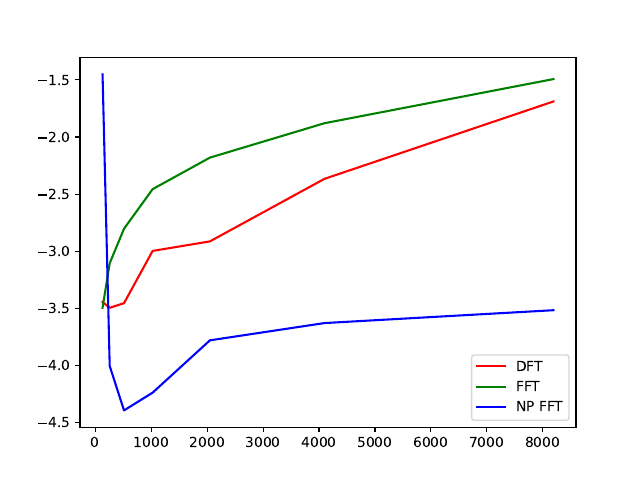

Write Python code to recreate this figure.
import numpy as np
import matplotlib.pyplot as plt
import math
import time
nl=[128*2**i for i in range(0,7)]
print(nl)


matrix = [np.array([[math.e**(-2j*math.pi*m*k/n) for k in range(n)] for m in range(n)]) for n in nl]
t=[np.linspace(0,1,n) for n in nl]

def dft(index):
    return matrix[index] @ t[index]


def fft(t):
    n=len(t)
    if n<=1:
        return t
    wn = math.e**(-2j*math.pi/n)
    w=1
    t_even=fft(t[::2])
    t_odd=fft(t[1::2])
    y=[0]*n
    for i in range(n//2):
        y[i]=t_even[i]     +  w*t_odd[i]
        y[i+n//2]=t_even[i] -  w*t_odd[i]
        w=w*wn
    return y

times_dft=[]
times_fft=[]
times_npfft=[]

print("Enter loop")
for i in range(len(nl)):
    print(i)
    print('DFT')
    start=time.perf_counter()
    rdft=dft(i)
    stop=time.perf_counter()
    times_dft.append(stop-start)
    print("FFT")
    start=time.perf_counter()
    rfft=fft(t[i])
    stop=time.perf_counter()
    times_fft.append(stop-start)
    print("NP FFT")
    start=time.perf_counter()
    rnpfft=np.fft.fft(t[i])
    stop=time.perf_counter()
    times_npfft.append(stop-start)
    
    if not np.allclose(rdft, rfft):
        print("Wrong 1")
        break
    if not np.allclose(rnpfft, rfft):
        print("Wrong 2")
        break
    
print("Exit loop")
plt.plot(nl, list(map(math.log10,times_dft)),'r',)
plt.plot(nl, list(map(math.log10,times_fft)),'g')
plt.plot(nl, list(map(math.log10,times_npfft)),'b')
plt.legend(['DFT','FFT','NP FFT'])

plt.savefig('lab4/ex1.pdf')
plt.show()